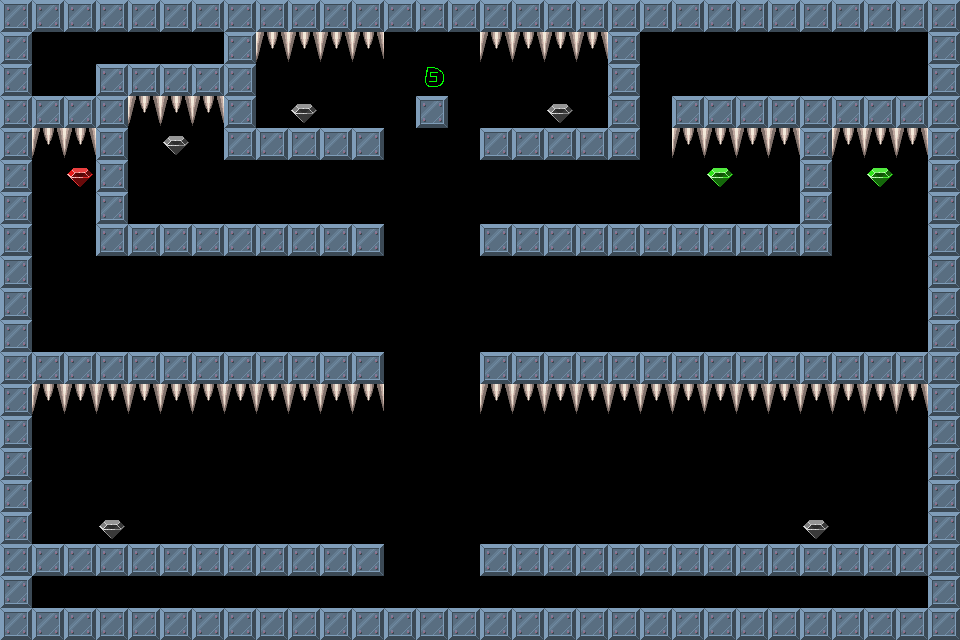

This game map was drawn from its Tiled (.tmx) file and the tilesets committed beside it. A one-line description and the trimmed map source follow:
An orthogonal 30x20 tile map with 32x32 px tiles, 1 tile layer (Tile Layer 1).

<map version="1.0" orientation="orthogonal" width="30" height="20" tilewidth="32" tileheight="32">
 <tileset firstgid="1" name="brick-1" tilewidth="32" tileheight="32">
  <image source="brick-1.png" width="128" height="128" />
  <tile id="0">
   <properties>
    <property name="components" value="Platform" />
   </properties>
  </tile>
  <tile id="1">
   <properties>
    <property name="components" value="PlayerStart" />
   </properties>
  </tile>
  <tile id="2">
   <properties>
    <property name="components" value="Spikes, Deadly" />
   </properties>
  </tile>
  <tile id="3">
   <properties>
    <property name="components" value="Gem" />
   </properties>
  </tile>
  <tile id="4">
   <properties>
    <property name="components" value="Spikes, Deadly" />
   </properties>
  </tile>
  <tile id="5">
   <properties>
    <property name="components" value="Stone, Pushable, Platform" />
   </properties>
  </tile>
  <tile id="6">
   <properties>
    <property name="components" value="Gem, PowerUp" />
   </properties>
  </tile>
  <tile id="7">
   <properties>
    <property name="components" value="Gem, PowerDown" />
   </properties>
  </tile>
 </tileset>
 <layer name="Tile Layer 1" width="30" height="20">
  <data>[600 cells, 258 non-empty, 6 distinct tile ids]</data>
 </layer>
</map>
